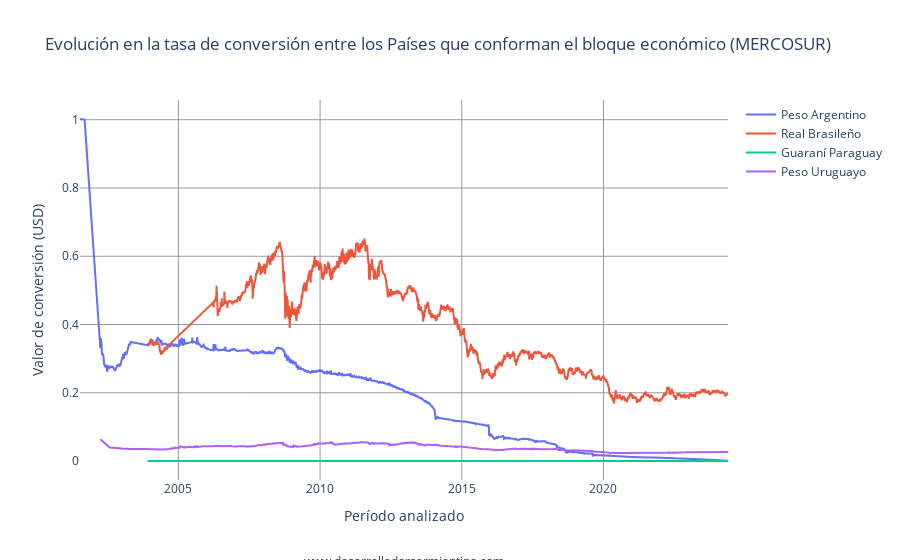

The code cell stored with this chart in its notebook:
### Markdown cell above
# Evolución de la tasa de conversión de monedas de Países que conforman el Bloque Económico (MERCOSUR)

### Code cell
fig= go.Figure()

fig.add_trace(go.Scatter(x=df_argentina['Período analizado'], y=df_argentina['Valor de conversión'], name='Peso Argentino'))
fig.add_trace(go.Scatter(x=df_brasil['Período analizado'], y=df_brasil['Valor de conversión'], name='Real Brasileño'))
fig.add_trace(go.Scatter(x=df_paraguay['Período analizado'], y=df_paraguay['Valor de conversión'], name='Guaraní Paraguay'))
fig.add_trace(go.Scatter(x=df_uruguay['Período analizado'], y=df_uruguay['Valor de conversión'], name='Peso Uruguayo'))

fig.update_layout(title='Evolución en la tasa de conversión entre los Países que conforman el bloque económico (MERCOSUR)',
                   xaxis_title='Período analizado',
                   yaxis_title='Valor de conversión (USD)',
                   plot_bgcolor='white',                    
                 )

fig.add_annotation(
    text="www.desarrolladorsarmientino.com",
    xref="paper",  # Referencia al eje x (puedes ajustar según tus necesidades)
    yref="paper",  # Referencia al eje y (puedes ajustar según tus necesidades)
    x=0.5,  # Posición horizontal (0.5 está en el centro)
    y=-0.24,  # Posición vertical (negativo para estar debajo del gráfico)
    showarrow=False,  # Sin flecha de conexión
    font=dict(size=12)  # Tamaño de fuente (ajusta según tu preferencia)
)

fig.update_xaxes(showgrid=True, gridwidth=1, gridcolor='#999999')
fig.update_yaxes(showgrid=True, gridwidth=1, gridcolor='#999999')


fig.show()

### Figure 1 — Plotly figure (JSON) as saved in the notebook; plotly's stock layout.template omitted (floating-point values rounded to 4 significant figures; data arrays with more than 128 entries replaced by an {"elided": "..."} marker saying what was removed)
{"data": [{"name": "Peso Argentino", "type": "scatter", "x": {"elided": "5404 str values"}, "y": {"elided": "5404 float values"}}, {"name": "Real Brasileño", "type": "scatter", "x": {"elided": "4898 str values"}, "y": {"elided": "4898 float values"}}, {"name": "Guaraní Paraguay", "type": "scatter", "x": {"elided": "5304 str values"}, "y": {"elided": "5304 float values"}}, {"name": "Peso Uruguayo", "type": "scatter", "x": {"elided": "5335 str values"}, "y": {"elided": "5335 float values"}}], "layout": {"annotations": [{"font": {"size": 12}, "showarrow": false, "text": "www.desarrolladorsarmientino.com", "x": 0.5, "xref": "paper", "y": -0.24, "yref": "paper"}], "plot_bgcolor": "white", "title": {"text": "Evolución en la tasa de conversión entre los Países que conforman el bloque económico (MERCOSUR)"}, "xaxis": {"gridcolor": "#999999", "gridwidth": 1, "showgrid": true, "title": {"text": "Período analizado"}}, "yaxis": {"gridcolor": "#999999", "gridwidth": 1, "showgrid": true, "title": {"text": "Valor de conversión (USD)"}}}}
